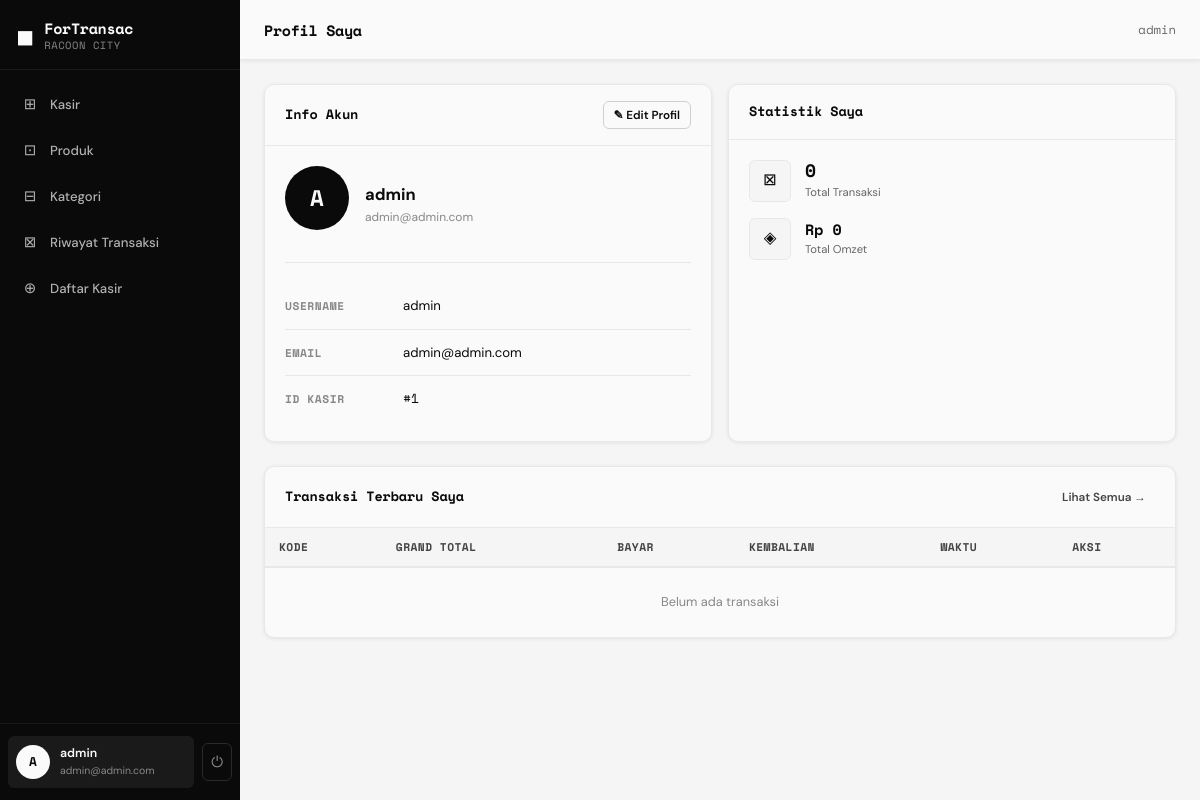
Screenshot of /pages/profile.php (signed in) with the database file from the repository.
### tables this page shows
CREATE TABLE `kasir` (
  `id` int(11) NOT NULL AUTO_INCREMENT,
  `username` varchar(100) NOT NULL,
  `email` varchar(191) NOT NULL,
  `password` varchar(255) NOT NULL,
  `created_at` timestamp NOT NULL DEFAULT CURRENT_TIMESTAMP,
  PRIMARY KEY (`id`),
  UNIQUE KEY `username` (`username`),
  UNIQUE KEY `email` (`email`)
);

### config.php (called while the page is built, shortened)
<?php
function db() {
    static $conn = null;
    if ($conn === null) {
        $conn = mysqli_connect(DB_HOST, DB_USER, DB_PASS, DB_NAME);
        mysqli_set_charset($conn, 'utf8mb4');
    }
    return $conn;
}
function isLoggedIn() {
    return isset($_SESSION['kasir_id']) && !empty($_SESSION['kasir_id']);
}
function currentUser() {
    $conn = db();
    $id = (int)$_SESSION['kasir_id'];
    $res = mysqli_query($conn, "SELECT id, username, email FROM kasir WHERE id = $id LIMIT 1");
    return mysqli_fetch_assoc($res);
}
function e($str) {
    return htmlspecialchars($str ?? '', ENT_QUOTES, 'UTF-8');
}
function formatRupiah($amount) {
    return 'Rp ' . number_format($amount, 0, ',', '.');
}
?>

### pages/profile.php (the view, shortened to what this page needs)
<?php
require_once '../config.php';
$pageTitle = 'Profil Saya';
$conn = db();
$user = currentUser();
$statsRes = mysqli_query($conn, "SELECT COUNT(*) as cnt, COALESCE(SUM(grand_total),0) as total FROM transaksi WHERE kasir_id = " . (int)$user['id']);
$stats = mysqli_fetch_assoc($statsRes);
include '../includes/header.php';
?>
<div style="display:grid;grid-template-columns:1fr 1fr;gap:16px;margin-bottom:24px;" class="resp-grid">
  <div class="card profile-card">
    <div class="card-header">
      <span class="card-title">Info Akun</span>
      <a href="edit-profile.php" class="btn btn-outline btn-sm">✎ Edit Profil</a>
    </div>
    <div class="card-body">
      <div style="display:flex;align-items:center;gap:16px;margin-bottom:20px;padding-bottom:20px;border-bottom:1px solid var(--gray-100);">
        <div class="profile-avatar-lg"><?php echo strtoupper(substr($user['username'],0,1)); ?></div>
        <div>
          <div style="font-weight:700;font-size:1.1rem;"><?php echo e($user['username']); ?></div>
          <div class="text-muted text-sm"><?php echo e($user['email']); ?></div>
        </div>
      </div>
      <div class="profile-detail-row">
        <span class="pdr-label">Username</span>
        <span><?php echo e($user['username']); ?></span>
      </div>
      <div class="profile-detail-row">
        <span class="pdr-label">Email</span>
        <span><?php echo e($user['email']); ?></span>
      </div>
      <div class="profile-detail-row">
        <span class="pdr-label">ID Kasir</span>
        <span class="text-mono">#<?php echo $user['id']; ?></span>
      </div>
    </div>
  </div>
  <div class="card">
    <div class="card-header">
      <span class="card-title">Statistik Saya</span>
    </div>
    <div class="card-body">
      <div class="stat-card" style="border:none;padding:0;margin-bottom:16px;">
        <div class="stat-icon">⊠</div>
        <div class="stat-info">
          <div class="stat-value"><?php echo $stats['cnt']; ?></div>
          <div class="stat-label">Total Transaksi</div>
        </div>
      </div>
      <div class="stat-card" style="border:none;padding:0;">
        <div class="stat-icon">◈</div>
        <div class="stat-info">
          <div class="stat-value" style="font-size:1rem;"><?php echo formatRupiah($stats['total']); ?></div>
          <div class="stat-label">Total Omzet</div>
        </div>
      </div>
    </div>
  </div>
</div>
<div class="card">
  <div class="card-header">
    <span class="card-title">Transaksi Terbaru Saya</span>
    <a href="transaksi.php" class="btn btn-ghost btn-sm">Lihat Semua →</a>
  </div>
  <div class="table-wrap">
    <table>
      <thead>
        <tr>
          <th>Kode</th>
          <th>Grand Total</th>
          <th>Bayar</th>
          <th>Kembalian</th>
          <th>Waktu</th>
          <th>Aksi</th>
        </tr>
      </thead>
      <tbody>
        <?php
        $hasTrx = false;
        ?>
        <?php if (!$hasTrx): ?>
        <tr><td colspan="6" style="text-align:center;padding:24px;color:var(--gray-400);">Belum ada transaksi</td></tr>
        <?php endif; ?>
      </tbody>
    </table>
  </div>
</div>
<?php include '../includes/footer.php'; ?>

### includes/header.php (shortened to what this page needs)
<!DOCTYPE html>
<html lang="id">
<head>
<link rel="stylesheet" href="<?php echo BASE_URL; ?>/assets/css/style.css">
</head>
<body>
<?php if (isLoggedIn()):
    $user = currentUser();
?>
<div class="app-wrapper">
  <aside class="sidebar" id="sidebar">
    <div class="sidebar-header">
      <div class="brand">
        <span class="brand-icon">◼</span>
        <div>
          <div class="brand-name"><?php echo APP_NAME; ?></div>
          <div class="brand-loc"><?php echo APP_LOCATION; ?></div>
        </div>
      </div>
    </div>
    <nav class="sidebar-nav">
      <a href="<?php echo BASE_URL; ?>/pages/kasir.php" class="nav-item <?php echo basename($_SERVER['PHP_SELF']) == 'kasir.php' ? 'active' : ''; ?>">
        <span class="nav-icon">⊞</span><span>Kasir</span>
      </a>
      <a href="<?php echo BASE_URL; ?>/pages/produk.php" class="nav-item <?php echo basename($_SERVER['PHP_SELF']) == 'produk.php' ? 'active' : ''; ?>">
        <span class="nav-icon">⊡</span><span>Produk</span>
      </a>
      <a href="<?php echo BASE_URL; ?>/pages/kategori.php" class="nav-item <?php echo basename($_SERVER['PHP_SELF']) == 'kategori.php' ? 'active' : ''; ?>">
        <span class="nav-icon">⊟</span><span>Kategori</span>
      </a>
      <a href="<?php echo BASE_URL; ?>/pages/transaksi.php" class="nav-item <?php echo basename($_SERVER['PHP_SELF']) == 'transaksi.php' ? 'active' : ''; ?>">
        <span class="nav-icon">⊠</span><span>Riwayat Transaksi</span>
      </a>
      <a href="<?php echo BASE_URL; ?>/pages/daftar-kasir.php" class="nav-item <?php echo in_array(basename($_SERVER['PHP_SELF']), ['daftar-kasir.php']) ? 'active' : ''; ?>">
        <span class="nav-icon">⊕</span><span>Daftar Kasir</span>
      </a>
    </nav>
    <div class="sidebar-footer">
      <a href="<?php echo BASE_URL; ?>/pages/profile.php" class="profile-link <?php echo in_array(basename($_SERVER['PHP_SELF']), ['profile.php','edit-profile.php']) ? 'active' : ''; ?>">
        <div class="avatar"><?php echo strtoupper(substr($user['username'], 0, 1)); ?></div>
        <div class="profile-info">
          <div class="profile-name"><?php echo e($user['username']); ?></div>
          <div class="profile-email"><?php echo e($user['email']); ?></div>
        </div>
      </a>
      <a href="<?php echo BASE_URL; ?>/pages/logout.php" class="logout-btn" title="Logout">⏻</a>
    </div>
  </aside>
  <main class="main-content">
    <div class="topbar">
      <h1 class="page-title"><?php echo isset($pageTitle) ? e($pageTitle) : ''; ?></h1>
      <div class="topbar-right">
        <span class="topbar-user"><?php echo e($user['username']); ?></span>
      </div>
    </div>
    <div class="content-area">
<?php else: ?>
<div class="auth-wrapper">
<?php endif; ?>

### rows the page displays
kasir: username "A", username "admin", email "admin@admin.com", id "1"

### other values shown
APP_NAME "ForTransac"
APP_LOCATION "RACOON CITY"
$pageTitle "Profil Saya"
$stats['cnt'] "0"
formatRupiah($stats['total']) "Rp 0"
